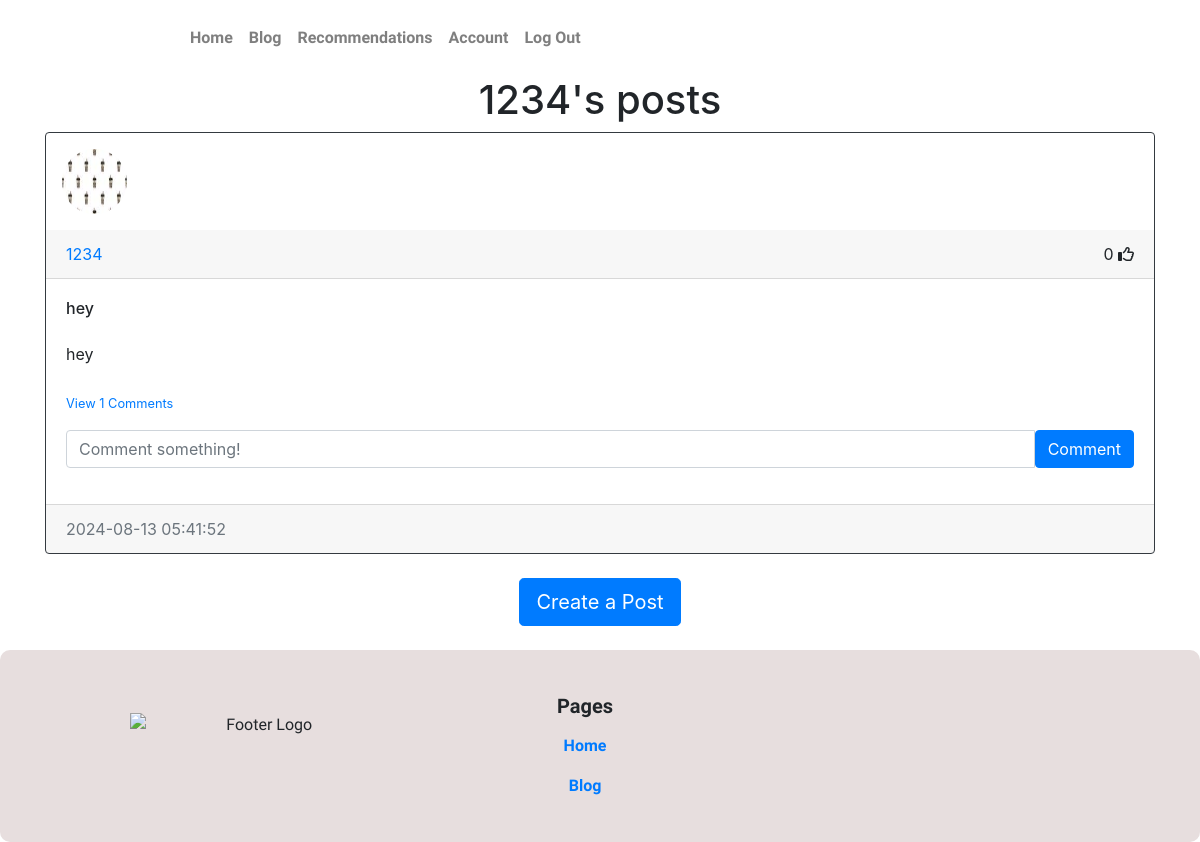
The page /posts/1234 (signed in) on the database its author committed.
### website/models.py (models this page shows)
class Post(db.Model):
    id = db.Column(db.Integer, primary_key=True)
    title = db.Column(db.String(100), nullable=False)
    text = db.Column(db.Text, nullable=False)
    date_created = db.Column(db.DateTime(timezone=True), default=func.now())
    author = db.Column(db.Integer, db.ForeignKey('user.id', ondelete='CASCADE'), nullable=False)
    likes = db.relationship('Like', backref='post', passive_deletes=True)
    comments = db.relationship('Comment', backref='post', passive_deletes=True)

class User(db.Model, UserMixin):
    id = db.Column(db.Integer, primary_key=True)
    email = db.Column(db.String(150), unique=True)
    username = db.Column(db.String(150), unique=True)
    password = db.Column(db.String(150))
    image_file = db.Column(db.String(20), nullable = False, default = 'default.jpg')
    date_created = db.Column(db.DateTime(timezone=True), default=func.now())
    posts = db.relationship('Post', backref='user', passive_deletes=True)
    likes = db.relationship('Like', backref='user', passive_deletes=True)
    comments = db.relationship('Comment', backref='user', passive_deletes=True)

### website/views.py (the view)
@views.route("/posts/<username>")
@login_required
def posts(username):
    user = User.query.filter_by(username=username).first()
    if not user:
        flash('No user with that username exists.', category='error')
        return redirect(url_for('views.home'))
    posts = Post.query.filter_by(author=user.id).all()
    return render_template("posts.html", user=current_user, posts=posts, username=username)

### website/__init__.py (called while the page is built)
def create_app():
    app = Flask(__name__)
    app.config['SECRET_KEY'] = "iP8BYFmrKH"
    app.config['SQLALCHEMY_DATABASE_URI'] = f'sqlite:///{DB_NAME}'
    db.init_app(app)
    from .views import views
    from .auth import auth
    app.register_blueprint(views, url_prefix="/")
    app.register_blueprint(auth, url_prefix="/")
    from .models import User, Post
    with app.app_context():
        db.create_all()
        print("Created database!")
    login_manager = LoginManager()
    login_manager.login_view = "auth.login"
    login_manager.init_app(app)
    @login_manager.user_loader
    def load_user(id):
        return User.query.get(int(id))
    return app

### website/templates/posts.html (shortened to what this page needs)
{% extends "posts_div.html" %}
{% block header %} {{username}}'s posts {% endblock %}

### website/templates/posts_div.html (shortened to what this page needs)
{% extends "template.html" %}{% block title %}Home{% endblock %}
{% block content %}
<link rel="stylesheet" href="{{ url_for('static', filename='styles.css') }}">
<h1 align="center">{% block header %}Posts{% endblock %}</h1>
<div id="posts">
    {% for post in posts %}
    <div class="card border-dark">
        <img class = "rounded-circle article-img" src="{{ url_for('static', filename='profile_pics/' + post.user.image_file)}}"></img>
        <div class="card-header d-flex justify-content-between align-items-center">
            <a href="/posts/{{post.user.username}}">{{post.user.username}}</a>
            <div>
                <span id="likes-count-{{post.id}}">
                    {{ post.likes|length }}</span>
                    {% if user.id in post.likes|map(attribute="author")|list %}
                    <i
                        class="fas fa-thumbs-up"
                        id="like-button-{{post.id}}"
                        onclick="like({{post.id}})"
                    ></i>
                    {% else %}
                    <i
                        class="far fa-thumbs-up"
                        id="like-button-{{post.id}}"
                        onclick="like({{post.id}})"
                    ></i>
                    {% endif %}
            </div>
        </div>
        <div class="card-body">
            <div class="card-text post-title">{{post.title}}</div>
            <br>
            <div class="card-text">{{post.text}}</div>
            <br/>
            <p class="card-text">
                {% if post.comments|length > 0 %}
                <a data-bs-toggle="collapse" href="#comments-{{post.id}}" role="button">
                    <small>View {{post.comments|length}} Comments</small>
                </a>
                {% else %}
                <small class="text-muted">No Comments</small>
                {% endif %}
            </p>
            <form
            class="input-group mb-3"
            method="POST"
            action="/create-comment/{{post.id}}"
            >
                <input
                    type="text"
                    id="text"
                    name="text"
                    class="form-control"
                    placeholder="Comment something!"
                />
                <button type"submit" class="btn btn-primary">Comment</button>
        </form>
        </div>
        <div class="card-footer text-muted">{{post.date_created}}</div>
    </div>
    <br/>
    {% endfor %}
</div>
<div align="center">
    <a href="/create-post">
        <button type="button" class="btn btn-primary btn-lg">
            Create a Post
        </button>
    </a>
</div>
<br>
{% endblock %}

### website/static/styles.css (style rules this page uses)
.article-img { height: 65px; width: 65px; margin: 16px; }
.post-title { font-weight: 500; line-height: 1.2; }
html, body { height: 100%; margin: 0; display: flex; flex-direction: column; }

### rows shown on the page
Post: image_file (picture), user.username "1234", likes|length "0", title "hey", text "hey", comments|length "1", date_created "2024-08-13 05:41:52"

### other values the page prints
{{ username }} "1234"
